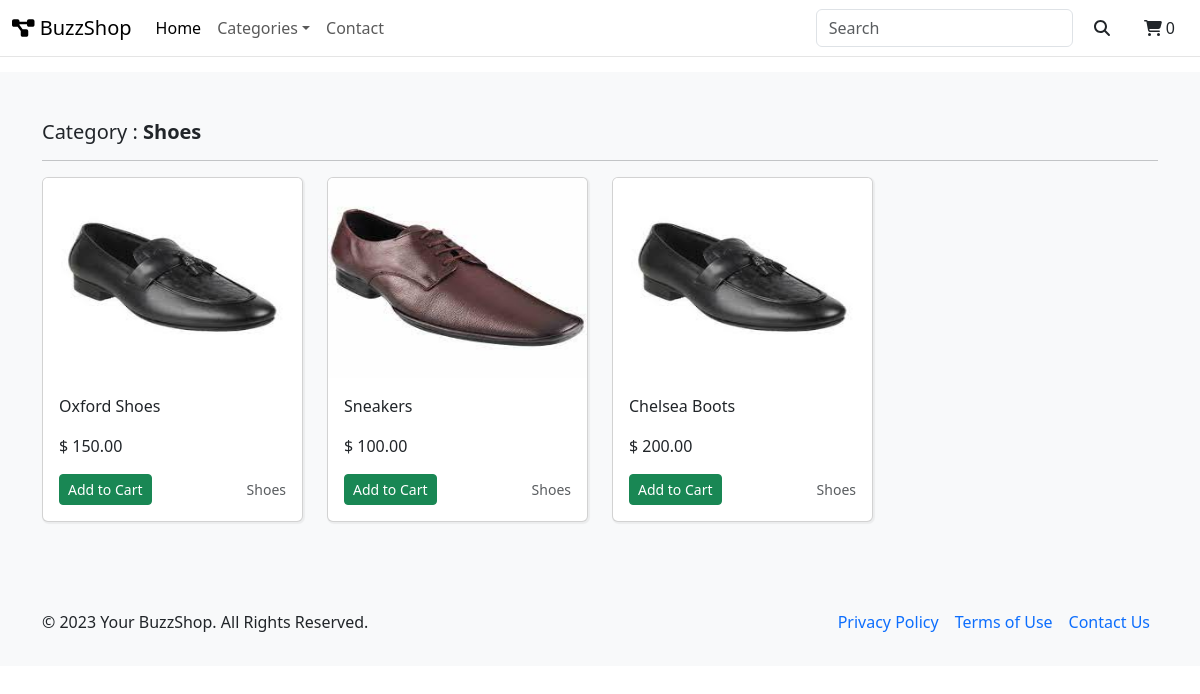
The page /ecommerce/categories/Shoes on the database its author committed.
### shoppingcart/models.py (models this page shows, shortened)
class Category(models.Model):
    categoryId = models.AutoField(primary_key=True)
    categoryName =models.CharField(max_length=100)
    def __str__(self):
        return self.categoryName

class Product(models.Model):
    productId = models.AutoField(primary_key=True)
    productName = models.CharField(max_length=122)
    productCategory = models.ForeignKey(Category,on_delete=models.CASCADE,related_name="products",null=True,blank=True)
    productPrice = models.IntegerField(default=0)
    productDescription = models.TextField()
    productImage=models.ImageField(upload_to="shoppingcart/productImages",default="")
    productPublishDate = models.DateField()

### shoppingcart/views.py (the view)
# urls.py: path('ecommerce/categories/<str:categoryId>',views.productCategories,name="productCategories"),
def productCategories(request,categoryId):
    productInfo = Category.objects.get(categoryName = categoryId)
    productCategoryInfo = Product.objects.filter(productCategory= productInfo.categoryId)
    productInformations = {'productInformations':productCategoryInfo,'category':categoryId}
    return render(request,"ecommerce/productCategories.html",productInformations)

### shoppingcart/context_processors.py (called while the page is built)
def categories(request):
    categoryList= Category.objects.all()
    productCategories=[]
    for category in categoryList:
        productListByCategories = Product.objects.filter(productCategory= category.categoryId)[:10]
        if productListByCategories:
            productCategories.append(category.categoryName)
    return {'productCategories': productCategories}

### templates/ecommerce/productCategories.html (shortened to what this page needs)
{% extends '../base.html' %}
{% block body %}
<div class="album py-5 bg-light">
<div class="container">
  <h5>Category : <b>{{category}}</b></h5>
  <hr>
<div class="row">
{% if productInformations %}
{% for product in productInformations %}
<div class="col-md-3">
<div class="card mb-4 box-shadow" >
  <a href="/ecommerce/productDescription/{{product.productId}}" class="text-dark text-decoration-none"><img class="card-img-top"  alt="Thumbnail [100%x225]" style="height: 200px; width: 100%; display: block;" src="/media/{{product.productImage}}" data-holder-rendered="true"></a>
  <div class="card-body">
    <p class="card-text">{{product.productName}}</p>
    <p class="card-text"> $ {{product.productPrice}}.00</p>
    <div class="d-flex justify-content-between align-items-center">
      <div class="btn-group">
        <form method="POST" action="/ecommerce/cart/">
          <button type="submit" class="btn btn-sm btn-success" name="submit">Add to Cart</button>
        </form>
      </div>
      <small class="text-muted">{{product.productCategory}}</small>
    </div>
  </div>
</div>
</div>
{% endfor %}
{% else %}
products not found
{% endif %}
      </div>
    </div>
  </div>
{% endblock body %}

### static/css/navbar-top-fixed.css (style rules this page uses)
body { min-height: 75rem; padding-top: 4.5rem; }

### static/css/style.css (style rules this page uses)
a { text-decoration: none; }
button { outline: none; box-shadow:none; }
.box-shadow { box-shadow:1px 1px 1px 1px rgba(0, 0, 0, 0.05) }

### rows shown on the page
Category: categoryName "Shoes"
Product: productImage (picture), productName "Oxford Shoes", productPrice "150", productCategory "Shoes"
Product: productImage (picture), productName "Sneakers", productPrice "100", productCategory "Shoes"
Product: productImage (picture), productName "Chelsea Boots", productPrice "200", productCategory "Shoes"
